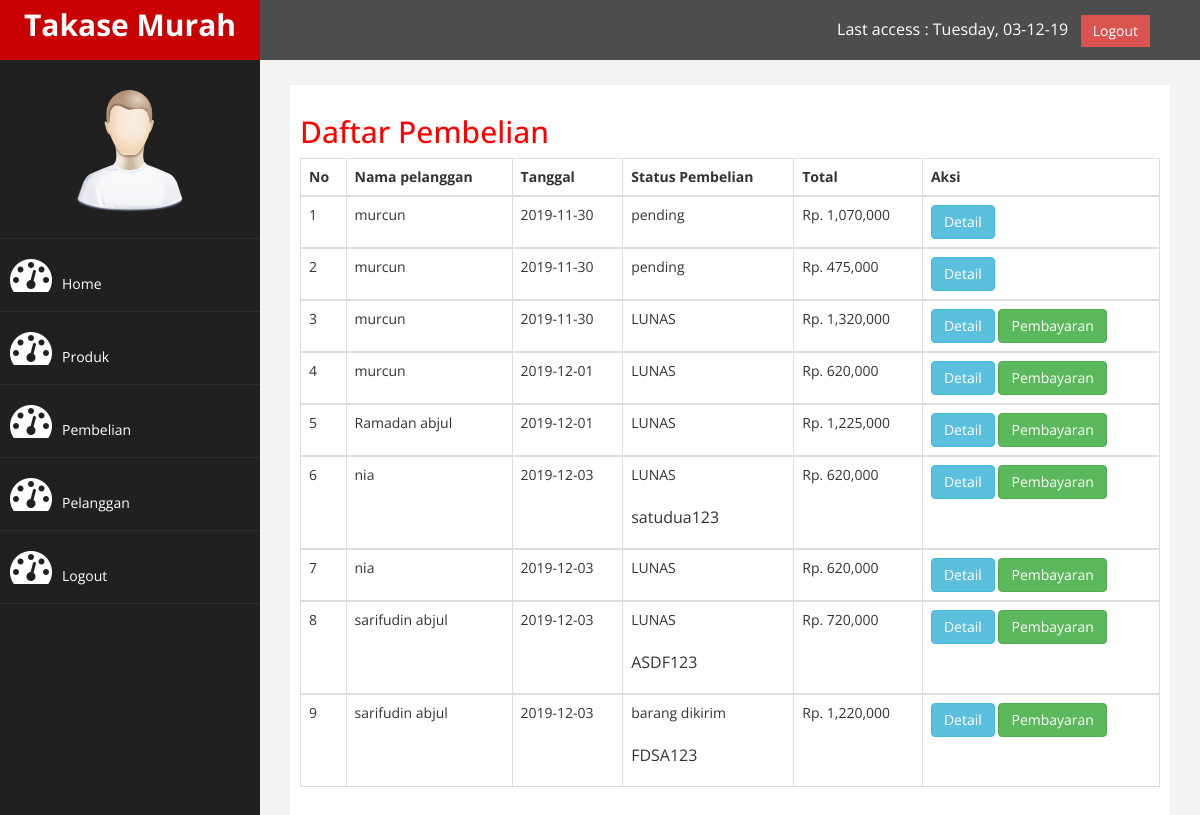
Page /admin/index.php?halaman=pembelian (signed in) on the committed database.
### tables this page shows
CREATE TABLE `pembelian` (
  `id_pembelian` int(11) NOT NULL,
  `id_pelanggan` int(11) NOT NULL,
  `id_ongkir` int(11) NOT NULL,
  `tanggal_pembelian` date NOT NULL,
  `total_pembelian` int(11) NOT NULL,
  `nama_kota` varchar(100) NOT NULL,
  `tarif` int(11) NOT NULL,
  `alamat_pengiriman` text NOT NULL,
  `status_pembelian` varchar(100) NOT NULL DEFAULT 'pending',
  `resi_pengiriman` varchar(100) NOT NULL
);

CREATE TABLE `pelanggan` (
  `id_pelanggan` int(11) NOT NULL,
  `email_pelanggan` varchar(100) NOT NULL,
  `password_pelanggan` varchar(255) NOT NULL,
  `nama_pelanggan` varchar(100) NOT NULL,
  `telp_pelanggan` varchar(25) NOT NULL,
  `alamat_pelanggan` text NOT NULL
);

### admin/pembelian.php (the view)
<h2> Daftar Pembelian</h2>
<table class="table table-bordered">
	<thead>
		<tr>
			<th>No</th>
			<th>Nama pelanggan</th>
			<th>Tanggal</th>
			<th>Status Pembelian</th>
			<th>Total</th>
			<th>Aksi</th>
		</tr>
	</thead>
	<?php $result=$koneksi->query("SELECT * FROM pembelian JOIN pelanggan ON pembelian.id_pelanggan= pelanggan.id_pelanggan"); ?>
	<?php $no=1; ?>
	<?php foreach ($result as $data ):?>
		<tbody>
			<tr>
				<td><?= $no++; ?></td>
				<td><?= $data['nama_pelanggan']; ?></td>
				<td><?= $data['tanggal_pembelian']; ?></td>
				<td>
					<?= $data['status_pembelian']; ?><br>
					<?php if (!empty($data['resi_pengiriman'])): ?>
						<p><?= $data['resi_pengiriman']; ?></p>
					<?php endif; ?>
				</td>
				<td>Rp. <?= number_format($data['total_pembelian']); ?></td>
				<td>
					<a href="index.php?halaman=detail&id=<?= $data['id_pembelian']; ?>" class="btn btn-info">Detail</a>
					<?php if ($data['status_pembelian'] !== 'pending'): ?>
						<a href="index.php?halaman=pembayaran&id=<?= $data['id_pembelian']; ?>" class="btn btn-success">Pembayaran</a>
					<?php endif; ?>
				</td>
			</tr>
		</tbody>
	<?php endforeach; ?>
</table>

### admin/assets/css/custom.css (style rules this page uses)
body { font-family: 'Open Sans', sans-serif; }
h2 { color: #f00; }
p { font-size:16px; line-height:25px; padding-top:20px; }

### rows in the picture
pembelian: id_pelanggan.nama_pelanggan "murcun", tanggal_pembelian "2019-11-30", status_pembelian "pending", total_pembelian "1,070,000"
pembelian: id_pelanggan.nama_pelanggan "murcun", tanggal_pembelian "2019-11-30", status_pembelian "pending", total_pembelian "475,000"
pembelian: id_pelanggan.nama_pelanggan "murcun", tanggal_pembelian "2019-11-30", status_pembelian "LUNAS", total_pembelian "1,320,000"
pembelian: id_pelanggan.nama_pelanggan "murcun", tanggal_pembelian "2019-12-01", status_pembelian "LUNAS", total_pembelian "620,000"
pembelian: id_pelanggan.nama_pelanggan "Ramadan abjul", tanggal_pembelian "2019-12-01", status_pembelian "LUNAS", total_pembelian "1,225,000"
pembelian: id_pelanggan.nama_pelanggan "nia", tanggal_pembelian "2019-12-03", status_pembelian "LUNAS", resi_pengiriman "satudua123", total_pembelian "620,000"
pembelian: id_pelanggan.nama_pelanggan "nia", tanggal_pembelian "2019-12-03", status_pembelian "LUNAS", total_pembelian "620,000"
pembelian: id_pelanggan.nama_pelanggan "sarifudin abjul", tanggal_pembelian "2019-12-03", status_pembelian "LUNAS", resi_pengiriman "ASDF123", total_pembelian "720,000"
pembelian: id_pelanggan.nama_pelanggan "sarifudin abjul", tanggal_pembelian "2019-12-03", status_pembelian "barang dikirim", resi_pengiriman "FDSA123", total_pembelian "1,220,000"
